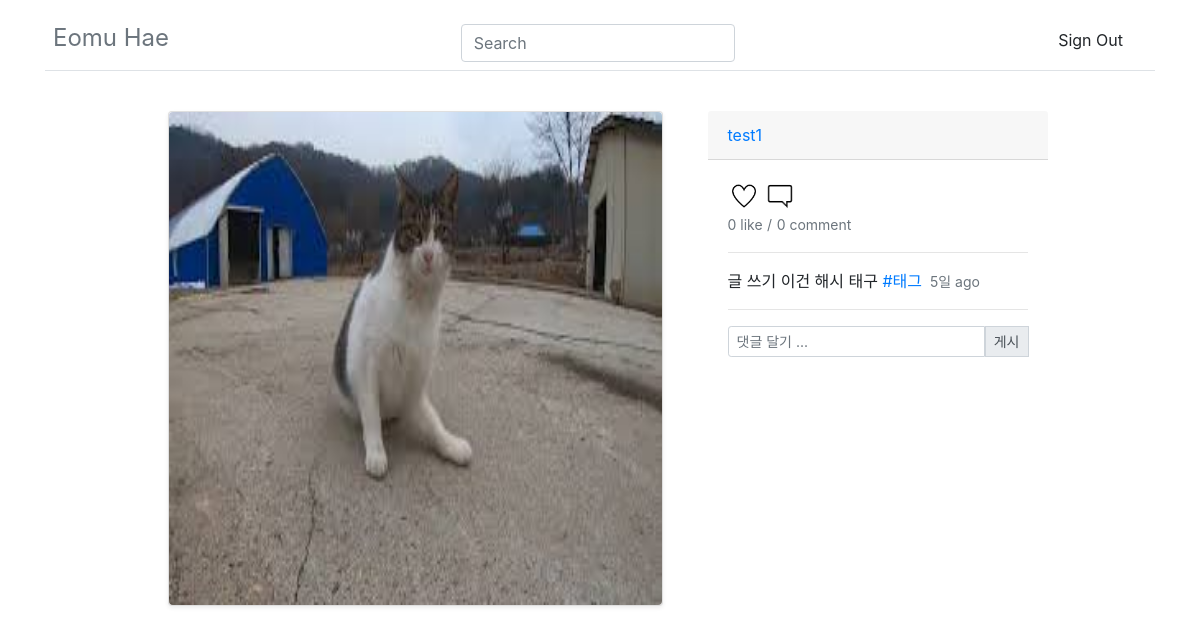
/intworldapp/detail/38/, run on the app's committed database.
### intworldapp/models.py (models this page shows, shortened)
class Post(models.Model):
    main_text = models.CharField(max_length=200)
    create_user = models.ForeignKey(User, on_delete = models.CASCADE)
    create_date = models.DateTimeField('date published', default=timezone.now)
    update_date = models.DateTimeField('date published', null = True, default=timezone.now)
    create_img = models.ImageField(blank=True, upload_to="post/%Y/%m/%d", null=True)
    likes = models.ManyToManyField(User, related_name='likes')
    tag_set = models.ManyToManyField('Tag', blank=True)
    @property
    def total_likes(self):
        return self.likes.count()

class Tag(models.Model):
    tag_name = models.CharField(max_length=140, unique=True)

### intworldapp/views.py (the view)
# urls.py: path('detail/<int:post_id>/', views.detail, name="detail"),
def detail(request, post_id):
    post = get_object_or_404(Post, id=post_id)
    return render(request, 'detail.html', {'post': post})

### intworldapp/templatetags/post_extras.py (called while the page is built)
@register.filter
def add_link(value):
    main_text = value.main_text
    tags = value.tag_set.all()
    for tag in tags:
        main_text = re.sub(r'\#'+tag.tag_name+r'\b', '<a href="/intworldapp/explore/tags/'+tag.tag_name+'">#'+tag.tag_name+'</a>', main_text)
    return main_text

### intworldapp/templates/detail.html (shortened to what this page needs)
{% extends 'base.html' %}
{% load post_extras %}
{% load humanize %}
{% block content %}
<head>
</head>
<body>
  <main role="main" class="container">
    <div class="row justify-content-center">
      <div class="col-md-6 blog-main">
        <div class="container">
          <div class="card-deck mb-3">
            <div class="card mb-4 shadow-sm">
              {% if post.create_img %}
              <div class="text-center">
                <img src="{{post.create_img.url}}" class="rounded" alt="..." width="493dp" height="493dp">
              </div>
              {% else %}
              <a>no</a>
              {% endif %}
            </div>
          </div>
        </div>
      </div>
      <aside class="col-md-4 blog-sidebar">
        <div class="card-header">
          <div class="d-flex justify-content-between align-items-center">
            <div class="btn-group">
              <a class="my-0 font-weight-normal" href="{% url 'userpage' post.create_user %}"><span class="writer_name">{{ post.create_user }}</span></a>
            </div>
          </div>
        </div>
        <div class="card-body">
          {% if post.likes.all %}
          <a class="like" name="{{ post.pk }}"><img id="like-img{{ post.pk }}" src="/static/like_after.png" alt="클릭시 좋아요 취소" style="width: 2rem; height:2rem;"></a>
          {% else %}
          <a class="like" name="{{ post.pk }}"><img id="like-img{{ post.pk }}" src="/static/like_before.png" alt="클릭시 좋아요" style="width: 2rem; height:2rem;"></a>
          {% endif %}
          <a href="{% url 'detail' post.id %}"><img src="/static/detail.png" alt="detail 이동" style="width: 2rem; height:2rem;"></a>
          <br>
          <small class="text-muted"><span class="like_count" id="count{{ post.pk }}">{{ post.total_likes }} like</span></small>
          <small class="text-muted">/</small>
          <small class="text-muted">{{post.comments.count}} comment</small>
          <hr>
          <a class="card-title pricing-card-title">{{ post|add_link|safe }}<small
              class="text-muted">&nbsp;&nbsp;{{ post.create_date | naturaltime }}</small></a>
          <hr>
            <form action="{% url 'c_post' post.id %}" method="POST">
              <div class="input-group input-group-sm mb-3">
                <input type="text" class="form-control" aria-label="Sizing example input" aria-describedby="inputGroup-sizing-sm" name="comment_text" id="comment_text" placeholder="댓글 달기 ..." style="display:inline-block">
                <div class="input-group-prepend">
                  <button class="input-group-text" id="inputGroup-sizing-sm" type="submit">게시</button>
                </div>
              </div>
            </form>
        </div>
      </aside>
    </div>
  </main>
</body>
{% endblock %}

### data on the page
Post: create_img (picture), create_user "test1", total_likes "0", comments.count "0", main_text+id "글 쓰기 이건 해시 태구 #태그", create_date "5일 ago"
